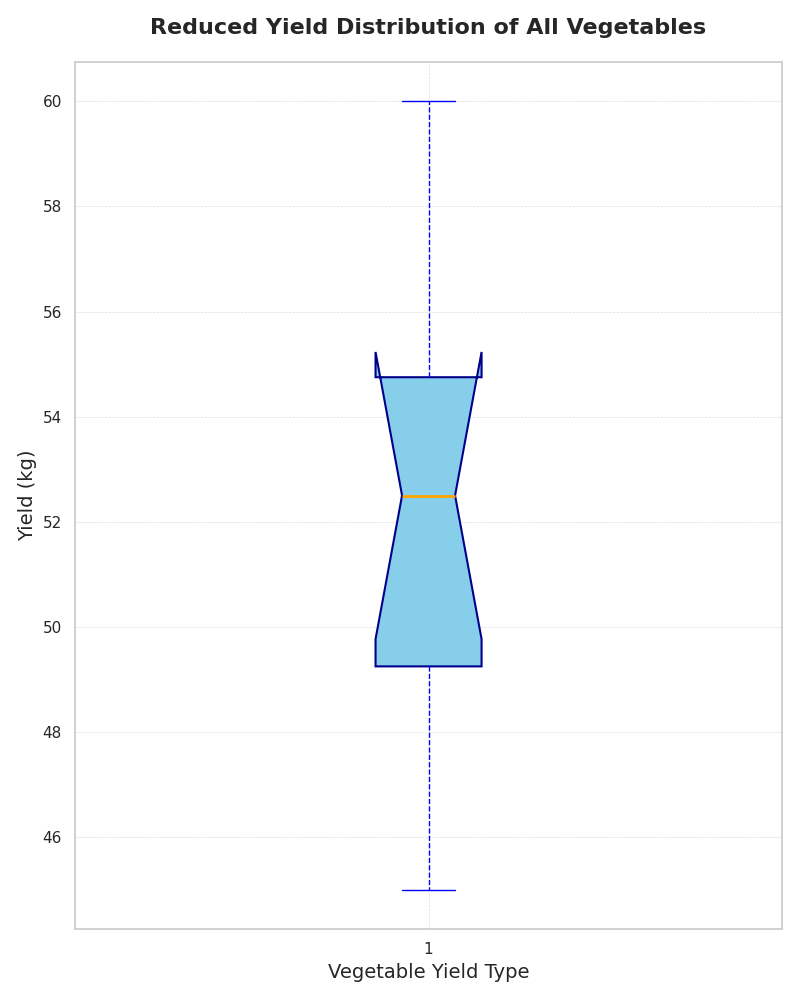

Write Python code to recreate this figure.
import matplotlib.pyplot as plt

# Reduced yield data in kilograms for a single group
combined_yield = [45, 50, 55, 47, 52, 60, 58, 54, 49, 53]

# Initialize the figure and axis
fig, ax = plt.subplots(figsize=(8, 10))

# Create a vertical box plot for the reduced data
box = ax.boxplot(combined_yield, vert=True, patch_artist=True,
                 flierprops=dict(marker='o', color='red', alpha=0.5),
                 boxprops=dict(color='darkblue', linewidth=1.5),
                 whiskerprops=dict(color='blue', linestyle='--'),
                 capprops=dict(color='blue'),
                 medianprops=dict(color='orange', linewidth=2),
                 notch=True)

# Set color for the single box
for patch in box['boxes']:
    patch.set_facecolor('skyblue')

# Add grid for better readability
ax.grid(True, which='both', linestyle='--', linewidth=0.5, alpha=0.7)

# Add titles and axis labels
ax.set_title("Reduced Yield Distribution of All Vegetables", fontsize=16, weight='bold', pad=20)
ax.set_xlabel("Vegetable Yield Type", fontsize=14)
ax.set_ylabel("Yield (kg)", fontsize=14)

# Automatically adjust layout to prevent overlap
plt.tight_layout()

# Show the plot
plt.show()
